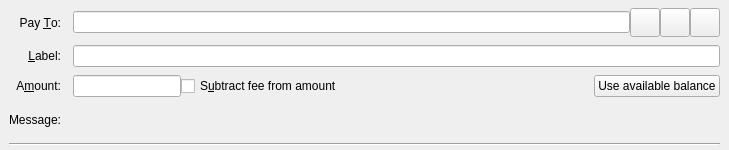
<?xml version="1.0" encoding="UTF-8"?>
<ui version="4.0">
 <class>SendCoinsEntry</class>
 <widget class="QStackedWidget" name="SendCoinsEntry">
  <property name="geometry">
   <rect>
    <x>0</x>
    <y>0</y>
    <width>729</width>
    <height>150</height>
   </rect>
  </property>
  <property name="focusPolicy">
   <enum>Qt::TabFocus</enum>
  </property>
  <property name="autoFillBackground">
   <bool>false</bool>
  </property>
  <widget class="QFrame" name="SendCoins">
   <property name="toolTip">
    <string>This is a normal payment.</string>
   </property>
   <property name="frameShape">
    <enum>QFrame::NoFrame</enum>
   </property>
   <layout class="QGridLayout" name="gridLayout">
    <property name="topMargin">
     <number>8</number>
    </property>
    <property name="bottomMargin">
     <number>4</number>
    </property>
    <property name="horizontalSpacing">
     <number>12</number>
    </property>
    <property name="verticalSpacing">
     <number>8</number>
    </property>
    <item row="0" column="0">
     <widget class="QLabel" name="payToLabel">
      <property name="text">
       <string>Pay &amp;To:</string>
      </property>
      <property name="alignment">
       <set>Qt::AlignRight|Qt::AlignTrailing|Qt::AlignVCenter</set>
      </property>
      <property name="buddy">
       <cstring>payTo</cstring>
      </property>
     </widget>
    </item>
    <item row="0" column="1">
     <layout class="QHBoxLayout" name="payToLayout">
      <property name="spacing">
       <number>0</number>
      </property>
      <item>
       <widget class="QValidatedLineEdit" name="payTo">
        <property name="toolTip">
         <string>The Cascoin address to send the payment to</string>
        </property>
       </widget>
      </item>
      <item>
       <widget class="QToolButton" name="addressBookButton">
        <property name="toolTip">
         <string>Choose previously used address</string>
        </property>
        <property name="text">
         <string/>
        </property>
        <property name="icon">
         <iconset resource="../bitcoin.qrc">
          <normaloff>:/icons/address-book</normaloff>:/icons/address-book</iconset>
        </property>
        <property name="iconSize">
         <size>
          <width>22</width>
          <height>22</height>
         </size>
        </property>
        <property name="shortcut">
         <string>Alt+A</string>
        </property>
       </widget>
      </item>
      <item>
       <widget class="QToolButton" name="pasteButton">
        <property name="toolTip">
         <string>Paste address from clipboard</string>
        </property>
        <property name="text">
         <string/>
        </property>
        <property name="icon">
         <iconset resource="../bitcoin.qrc">
          <normaloff>:/icons/editpaste</normaloff>:/icons/editpaste</iconset>
        </property>
        <property name="iconSize">
         <size>
          <width>22</width>
          <height>22</height>
         </size>
        </property>
        <property name="shortcut">
         <string>Alt+P</string>
        </property>
       </widget>
      </item>
      <item>
       <widget class="QToolButton" name="deleteButton">
        <property name="toolTip">
         <string>Remove this entry</string>
        </property>
        <property name="text">
         <string/>
        </property>
        <property name="icon">
         <iconset resource="../bitcoin.qrc">
          <normaloff>:/icons/remove</normaloff>:/icons/remove</iconset>
        </property>
        <property name="iconSize">
         <size>
          <width>22</width>
          <height>22</height>
         </size>
        </property>
       </widget>
      </item>
     </layout>
    </item>
    <item row="1" column="0">
     <widget class="QLabel" name="labellLabel">
      <property name="text">
       <string>&amp;Label:</string>
      </property>
      <property name="alignment">
       <set>Qt::AlignRight|Qt::AlignTrailing|Qt::AlignVCenter</set>
      </property>
      <property name="buddy">
       <cstring>addAsLabel</cstring>
      </property>
     </widget>
    </item>
    <item row="1" column="1">
     <widget class="QLineEdit" name="addAsLabel">
      <property name="toolTip">
       <string>Enter a label for this address to add it to the list of used addresses</string>
      </property>
     </widget>
    </item>
    <item row="2" column="0">
     <widget class="QLabel" name="amountLabel">
      <property name="text">
       <string>A&amp;mount:</string>
      </property>
      <property name="alignment">
       <set>Qt::AlignRight|Qt::AlignTrailing|Qt::AlignVCenter</set>
      </property>
      <property name="buddy">
       <cstring>payAmount</cstring>
      </property>
     </widget>
    </item>
    <item row="2" column="1">
     <layout class="QHBoxLayout" name="horizontalLayoutAmount" stretch="0,1,0">
      <item>
       <widget class="BitcoinAmountField" name="payAmount"/>
      </item>
      <item>
       <widget class="QCheckBox" name="checkboxSubtractFeeFromAmount">
        <property name="toolTip">
         <string>The fee will be deducted from the amount being sent. The recipient will receive less cascoin than you enter in the amount field. If multiple recipients are selected, the fee is split equally.</string>
        </property>
        <property name="text">
         <string>S&amp;ubtract fee from amount</string>
        </property>
       </widget>
      </item>
      <item>
       <widget class="QPushButton" name="useAvailableBalanceButton">
        <property name="text">
         <string>Use available balance</string>
        </property>
       </widget>
      </item>
     </layout>
    </item>
    <item row="3" column="0">
     <widget class="QLabel" name="messageLabel">
      <property name="text">
       <string>Message:</string>
      </property>
      <property name="alignment">
       <set>Qt::AlignRight|Qt::AlignTrailing|Qt::AlignVCenter</set>
      </property>
     </widget>
    </item>
    <item row="3" column="1">
     <widget class="QLabel" name="messageTextLabel">
      <property name="toolTip">
       <string>A message that was attached to the cascoin: URI which will be stored with the transaction for your reference. Note: This message will not be sent over the Cascoin network.</string>
      </property>
      <property name="textFormat">
       <enum>Qt::PlainText</enum>
      </property>
     </widget>
    </item>
    <item row="4" column="0" colspan="2">
     <widget class="Line" name="line">
      <property name="orientation">
       <enum>Qt::Horizontal</enum>
      </property>
     </widget>
    </item>
   </layout>
  </widget>
  <widget class="QFrame" name="SendCoins_UnauthenticatedPaymentRequest">
   <property name="palette">
    <palette>
     <active>
      <colorrole role="WindowText">
       <brush brushstyle="SolidPattern">
        <color alpha="255">
         <red>0</red>
         <green>0</green>
         <blue>0</blue>
        </color>
       </brush>
      </colorrole>
      <colorrole role="Button">
       <brush brushstyle="SolidPattern">
        <color alpha="255">
         <red>255</red>
         <green>255</green>
         <blue>127</blue>
        </color>
       </brush>
      </colorrole>
      <colorrole role="Light">
       <brush brushstyle="SolidPattern">
        <color alpha="255">
         <red>255</red>
         <green>255</green>
         <blue>255</blue>
        </color>
       </brush>
      </colorrole>
      <colorrole role="Midlight">
       <brush brushstyle="SolidPattern">
        <color alpha="255">
         <red>255</red>
         <green>255</green>
         <blue>191</blue>
        </color>
       </brush>
      </colorrole>
      <colorrole role="Dark">
       <brush brushstyle="SolidPattern">
        <color alpha="255">
         <red>127</red>
         <green>127</green>
         <blue>63</blue>
        </color>
       </brush>
      </colorrole>
      <colorrole role="Mid">
       <brush brushstyle="SolidPattern">
        <color alpha="255">
         <red>170</red>
         <green>170</green>
         <blue>84</blue>
        </color>
       </brush>
      </colorrole>
      <colorrole role="Text">
       <brush brushstyle="SolidPattern">
        <color alpha="255">
         <red>0</red>
         <green>0</green>
         <blue>0</blue>
        </color>
       </brush>
      </colorrole>
      <colorrole role="BrightText">
       <brush brushstyle="SolidPattern">
        <color alpha="255">
         <red>255</red>
         <green>255</green>
         <blue>255</blue>
        </color>
       </brush>
      </colorrole>
      <colorrole role="ButtonText">
       <brush brushstyle="SolidPattern">
        <color alpha="255">
         <red>0</red>
         <green>0</green>
         <blue>0</blue>
        </color>
       </brush>
      </colorrole>
      <colorrole role="Base">
       <brush brushstyle="SolidPattern">
        <color alpha="255">
         <red>255</red>
         <green>255</green>
         <blue>255</blue>
        </color>
       </brush>
      </colorrole>
      <colorrole role="Window">
       <brush brushstyle="SolidPattern">
        <color alpha="255">
         <red>255</red>
         <green>255</green>
         <blue>127</blue>
        </color>
       </brush>
      </colorrole>
      <colorrole role="Shadow">
       <brush brushstyle="SolidPattern">
        <color alpha="255">
         <red>0</red>
         <green>0</green>
         <blue>0</blue>
        </color>
       </brush>
      </colorrole>
      <colorrole role="AlternateBase">
       <brush brushstyle="SolidPattern">
        <color alpha="255">
         <red>255</red>
         <green>255</green>
         <blue>191</blue>
        </color>
       </brush>
      </colorrole>
      <colorrole role="ToolTipBase">
       <brush brushstyle="SolidPattern">
        <color alpha="255">
         <red>255</red>
         <green>255</green>
         <blue>220</blue>
        </color>
       </brush>
      </colorrole>
      <colorrole role="ToolTipText">
       <brush brushstyle="SolidPattern">
        <color alpha="255">
         <red>0</red>
         <green>0</green>
         <blue>0</blue>
        </color>
       </brush>
      </colorrole>
     </active>
     <inactive>
      <colorrole role="WindowText">
       <brush brushstyle="SolidPattern">
        <color alpha="255">
         <red>0</red>
         <green>0</green>
         <blue>0</blue>
        </color>
       </brush>
      </colorrole>
      <colorrole role="Button">
       <brush brushstyle="SolidPattern">
        <color alpha="255">
         <red>255</red>
         <green>255</green>
         <blue>127</blue>
        </color>
       </brush>
      </colorrole>
      <colorrole role="Light">
       <brush brushstyle="SolidPattern">
        <color alpha="255">
         <red>255</red>
         <green>255</green>
         <blue>255</blue>
        </color>
       </brush>
      </colorrole>
      <colorrole role="Midlight">
       <brush brushstyle="SolidPattern">
        <color alpha="255">
         <red>255</red>
         <green>255</green>
         <blue>191</blue>
        </color>
       </brush>
      </colorrole>
      <colorrole role="Dark">
       <brush brushstyle="SolidPattern">
        <color alpha="255">
         <red>127</red>
         <green>127</green>
         <blue>63</blue>
        </color>
       </brush>
      </colorrole>
      <colorrole role="Mid">
       <brush brushstyle="SolidPattern">
        <color alpha="255">
         <red>170</red>
         <green>170</green>
         <blue>84</blue>
        </color>
       </brush>
      </colorrole>
      <colorrole role="Text">
       <brush brushstyle="SolidPattern">
        <color alpha="255">
         <red>0</red>
         <green>0</green>
         <blue>0</blue>
        </color>
       </brush>
      </colorrole>
      <colorrole role="BrightText">
       <brush brushstyle="SolidPattern">
        <color alpha="255">
         <red>255</red>
         <green>255</green>
         <blue>255</blue>
        </color>
       </brush>
      </colorrole>
      <colorrole role="ButtonText">
       <brush brushstyle="SolidPattern">
        <color alpha="255">
         <red>0</red>
         <green>0</green>
         <blue>0</blue>
        </color>
       </brush>
      </colorrole>
      <colorrole role="Base">
       <brush brushstyle="SolidPattern">
        <color alpha="255">
         <red>255</red>
         <green>255</green>
         <blue>255</blue>
        </color>
       </brush>
      </colorrole>
      <colorrole role="Window">
       <brush brushstyle="SolidPattern">
        <color alpha="255">
         <red>255</red>
         <green>255</green>
         <blue>127</blue>
        </color>
       </brush>
      </colorrole>
      <colorrole role="Shadow">
       <brush brushstyle="SolidPattern">
        <color alpha="255">
         <red>0</red>
         <green>0</green>
         <blue>0</blue>
        </color>
       </brush>
      </colorrole>
      <colorrole role="AlternateBase">
       <brush brushstyle="SolidPattern">
        <color alpha="255">
         <red>255</red>
         <green>255</green>
         <blue>191</blue>
        </color>
       </brush>
      </colorrole>
      <colorrole role="ToolTipBase">
       <brush brushstyle="SolidPattern">
        <color alpha="255">
         <red>255</red>
         <green>255</green>
         <blue>220</blue>
        </color>
       </brush>
      </colorrole>
      <colorrole role="ToolTipText">
       <brush brushstyle="SolidPattern">
        <color alpha="255">
         <red>0</red>
         <green>0</green>
         <blue>0</blue>
        </color>
       </brush>
      </colorrole>
     </inactive>
     <disabled>
      <colorrole role="WindowText">
       <brush brushstyle="SolidPattern">
        <color alpha="255">
         <red>127</red>
         <green>127</green>
         <blue>63</blue>
        </color>
       </brush>
      </colorrole>
      <colorrole role="Button">
       <brush brushstyle="SolidPattern">
        <color alpha="255">
         <red>255</red>
         <green>255</green>
         <blue>127</blue>
        </color>
       </brush>
      </colorrole>
      <colorrole role="Light">
       <brush brushstyle="SolidPattern">
        <color alpha="255">
         <red>255</red>
         <green>255</green>
         <blue>255</blue>
        </color>
       </brush>
      </colorrole>
      <colorrole role="Midlight">
       <brush brushstyle="SolidPattern">
        <color alpha="255">
         <red>255</red>
         <green>255</green>
         <blue>191</blue>
        </color>
       </brush>
      </colorrole>
      <colorrole role="Dark">
       <brush brushstyle="SolidPattern">
        <color alpha="255">
         <red>127</red>
         <green>127</green>
         <blue>63</blue>
        </color>
       </brush>
      </colorrole>
      <colorrole role="Mid">
       <brush brushstyle="SolidPattern">
        <color alpha="255">
         <red>170</red>
         <green>170</green>
         <blue>84</blue>
        </color>
       </brush>
      </colorrole>
      <colorrole role="Text">
       <brush brushstyle="SolidPattern">
        <color alpha="255">
         <red>127</red>
         <green>127</green>
         <blue>63</blue>
        </color>
       </brush>
      </colorrole>
      <colorrole role="BrightText">
       <brush brushstyle="SolidPattern">
        <color alpha="255">
         <red>255</red>
         <green>255</green>
         <blue>255</blue>
        </color>
       </brush>
      </colorrole>
      <colorrole role="ButtonText">
       <brush brushstyle="SolidPattern">
        <color alpha="255">
         <red>127</red>
         <green>127</green>
         <blue>63</blue>
        </color>
       </brush>
      </colorrole>
      <colorrole role="Base">
       <brush brushstyle="SolidPattern">
        <color alpha="255">
         <red>255</red>
         <green>255</green>
         <blue>127</blue>
        </color>
       </brush>
      </colorrole>
      <colorrole role="Window">
       <brush brushstyle="SolidPattern">
        <color alpha="255">
         <red>255</red>
         <green>255</green>
         <blue>127</blue>
        </color>
       </brush>
      </colorrole>
      <colorrole role="Shadow">
       <brush brushstyle="SolidPattern">
        <color alpha="255">
         <red>0</red>
         <green>0</green>
         <blue>0</blue>
        </color>
       </brush>
      </colorrole>
      <colorrole role="AlternateBase">
       <brush brushstyle="SolidPattern">
        <color alpha="255">
         <red>255</red>
         <green>255</green>
         <blue>127</blue>
        </color>
       </brush>
      </colorrole>
      <colorrole role="ToolTipBase">
       <brush brushstyle="SolidPattern">
        <color alpha="255">
         <red>255</red>
         <green>255</green>
         <blue>220</blue>
        </color>
       </brush>
      </colorrole>
      <colorrole role="ToolTipText">
       <brush brushstyle="SolidPattern">
        <color alpha="255">
         <red>0</red>
         <green>0</green>
         <blue>0</blue>
        </color>
       </brush>
      </colorrole>
     </disabled>
    </palette>
   </property>
   <property name="toolTip">
    <string>This is an unauthenticated payment request.</string>
   </property>
   <property name="autoFillBackground">
    <bool>true</bool>
   </property>
   <property name="frameShape">
    <enum>QFrame::NoFrame</enum>
   </property>
   <layout class="QGridLayout" name="gridLayout_is">
    <property name="spacing">
     <number>12</number>
    </property>
    <item row="0" column="0">
     <widget class="QLabel" name="payToLabel_is">
      <property name="text">
       <string>Pay To:</string>
      </property>
      <property name="alignment">
       <set>Qt::AlignRight|Qt::AlignTrailing|Qt::AlignVCenter</set>
      </property>
     </widget>
    </item>
    <item row="0" column="1">
     <layout class="QHBoxLayout" name="payToLayout_is">
      <property name="spacing">
       <number>0</number>
      </property>
      <item>
       <widget class="QLabel" name="payTo_is"/>
      </item>
      <item>
       <widget class="QToolButton" name="deleteButton_is">
        <property name="toolTip">
         <string>Remove this entry</string>
        </property>
        <property name="text">
         <string/>
        </property>
        <property name="icon">
         <iconset resource="../bitcoin.qrc">
          <normaloff>:/icons/remove</normaloff>:/icons/remove</iconset>
        </property>
       </widget>
      </item>
     </layout>
    </item>
    <item row="1" column="0">
     <widget class="QLabel" name="memoLabel_is">
      <property name="text">
       <string>Memo:</string>
      </property>
      <property name="alignment">
       <set>Qt::AlignRight|Qt::AlignTrailing|Qt::AlignVCenter</set>
      </property>
     </widget>
    </item>
    <item row="1" column="1">
     <widget class="QLabel" name="memoTextLabel_is">
      <property name="textFormat">
       <enum>Qt::PlainText</enum>
      </property>
     </widget>
    </item>
    <item row="2" column="0">
     <widget class="QLabel" name="amountLabel_is">
      <property name="text">
       <string>A&amp;mount:</string>
      </property>
      <property name="alignment">
       <set>Qt::AlignRight|Qt::AlignTrailing|Qt::AlignVCenter</set>
      </property>
      <property name="buddy">
       <cstring>payAmount_is</cstring>
      </property>
     </widget>
    </item>
    <item row="2" column="1">
     <widget class="BitcoinAmountField" name="payAmount_is">
      <property name="acceptDrops">
       <bool>false</bool>
      </property>
     </widget>
    </item>
   </layout>
  </widget>
  <widget class="QFrame" name="SendCoins_AuthenticatedPaymentRequest">
   <property name="palette">
    <palette>
     <active>
      <colorrole role="WindowText">
       <brush brushstyle="SolidPattern">
        <color alpha="255">
         <red>0</red>
         <green>0</green>
         <blue>0</blue>
        </color>
       </brush>
      </colorrole>
      <colorrole role="Button">
       <brush brushstyle="SolidPattern">
        <color alpha="255">
         <red>140</red>
         <green>232</green>
         <blue>119</blue>
        </color>
       </brush>
      </colorrole>
      <colorrole role="Light">
       <brush brushstyle="SolidPattern">
        <color alpha="255">
         <red>230</red>
         <green>255</green>
         <blue>224</blue>
        </color>
       </brush>
      </colorrole>
      <colorrole role="Midlight">
       <brush brushstyle="SolidPattern">
        <color alpha="255">
         <red>185</red>
         <green>243</green>
         <blue>171</blue>
        </color>
       </brush>
      </colorrole>
      <colorrole role="Dark">
       <brush brushstyle="SolidPattern">
        <color alpha="255">
         <red>70</red>
         <green>116</green>
         <blue>59</blue>
        </color>
       </brush>
      </colorrole>
      <colorrole role="Mid">
       <brush brushstyle="SolidPattern">
        <color alpha="255">
         <red>93</red>
         <green>155</green>
         <blue>79</blue>
        </color>
       </brush>
      </colorrole>
      <colorrole role="Text">
       <brush brushstyle="SolidPattern">
        <color alpha="255">
         <red>0</red>
         <green>0</green>
         <blue>0</blue>
        </color>
       </brush>
      </colorrole>
      <colorrole role="BrightText">
       <brush brushstyle="SolidPattern">
        <color alpha="255">
         <red>155</red>
         <green>255</green>
         <blue>147</blue>
        </color>
       </brush>
      </colorrole>
      <colorrole role="ButtonText">
       <brush brushstyle="SolidPattern">
        <color alpha="255">
         <red>0</red>
         <green>0</green>
         <blue>0</blue>
        </color>
       </brush>
      </colorrole>
      <colorrole role="Base">
       <brush brushstyle="SolidPattern">
        <color alpha="255">
         <red>119</red>
         <green>255</green>
         <blue>233</blue>
        </color>
       </brush>
      </colorrole>
      <colorrole role="Window">
       <brush brushstyle="SolidPattern">
        <color alpha="255">
         <red>140</red>
         <green>232</green>
         <blue>119</blue>
        </color>
       </brush>
      </colorrole>
      <colorrole role="Shadow">
       <brush brushstyle="SolidPattern">
        <color alpha="255">
         <red>0</red>
         <green>0</green>
         <blue>0</blue>
        </color>
       </brush>
      </colorrole>
      <colorrole role="AlternateBase">
       <brush brushstyle="SolidPattern">
        <color alpha="255">
         <red>197</red>
         <green>243</green>
         <blue>187</blue>
        </color>
       </brush>
      </colorrole>
      <colorrole role="NoRole">
       <brush brushstyle="SolidPattern">
        <color alpha="255">
         <red>125</red>
         <green>194</green>
         <blue>122</blue>
        </color>
       </brush>
      </colorrole>
      <colorrole role="ToolTipBase">
       <brush brushstyle="SolidPattern">
        <color alpha="255">
         <red>255</red>
         <green>255</green>
         <blue>220</blue>
        </color>
       </brush>
      </colorrole>
      <colorrole role="ToolTipText">
       <brush brushstyle="SolidPattern">
        <color alpha="255">
         <red>0</red>
         <green>0</green>
         <blue>0</blue>
        </color>
       </brush>
      </colorrole>
     </active>
     <inactive>
      <colorrole role="WindowText">
       <brush brushstyle="SolidPattern">
        <color alpha="255">
         <red>0</red>
         <green>0</green>
         <blue>0</blue>
        </color>
       </brush>
      </colorrole>
      <colorrole role="Button">
       <brush brushstyle="SolidPattern">
        <color alpha="255">
         <red>140</red>
         <green>232</green>
         <blue>119</blue>
        </color>
       </brush>
      </colorrole>
      <colorrole role="Light">
       <brush brushstyle="SolidPattern">
        <color alpha="255">
         <red>230</red>
         <green>255</green>
         <blue>224</blue>
        </color>
       </brush>
      </colorrole>
      <colorrole role="Midlight">
       <brush brushstyle="SolidPattern">
        <color alpha="255">
         <red>185</red>
         <green>243</green>
         <blue>171</blue>
        </color>
       </brush>
      </colorrole>
      <colorrole role="Dark">
       <brush brushstyle="SolidPattern">
        <color alpha="255">
         <red>70</red>
         <green>116</green>
         <blue>59</blue>
        </color>
       </brush>
      </colorrole>
      <colorrole role="Mid">
       <brush brushstyle="SolidPattern">
        <color alpha="255">
         <red>93</red>
         <green>155</green>
         <blue>79</blue>
        </color>
       </brush>
      </colorrole>
      <colorrole role="Text">
       <brush brushstyle="SolidPattern">
        <color alpha="255">
         <red>0</red>
         <green>0</green>
         <blue>0</blue>
        </color>
       </brush>
      </colorrole>
      <colorrole role="BrightText">
       <brush brushstyle="SolidPattern">
        <color alpha="255">
         <red>155</red>
         <green>255</green>
         <blue>147</blue>
        </color>
       </brush>
      </colorrole>
      <colorrole role="ButtonText">
       <brush brushstyle="SolidPattern">
        <color alpha="255">
         <red>0</red>
         <green>0</green>
         <blue>0</blue>
        </color>
       </brush>
      </colorrole>
      <colorrole role="Base">
       <brush brushstyle="SolidPattern">
        <color alpha="255">
         <red>119</red>
         <green>255</green>
         <blue>233</blue>
        </color>
       </brush>
      </colorrole>
      <colorrole role="Window">
       <brush brushstyle="SolidPattern">
        <color alpha="255">
         <red>140</red>
         <green>232</green>
         <blue>119</blue>
        </color>
       </brush>
      </colorrole>
      <colorrole role="Shadow">
       <brush brushstyle="SolidPattern">
        <color alpha="255">
         <red>0</red>
         <green>0</green>
         <blue>0</blue>
        </color>
       </brush>
      </colorrole>
      <colorrole role="AlternateBase">
       <brush brushstyle="SolidPattern">
        <color alpha="255">
         <red>197</red>
         <green>243</green>
         <blue>187</blue>
        </color>
       </brush>
      </colorrole>
      <colorrole role="NoRole">
       <brush brushstyle="SolidPattern">
        <color alpha="255">
         <red>125</red>
         <green>194</green>
         <blue>122</blue>
        </color>
       </brush>
      </colorrole>
      <colorrole role="ToolTipBase">
       <brush brushstyle="SolidPattern">
        <color alpha="255">
         <red>255</red>
         <green>255</green>
         <blue>220</blue>
        </color>
       </brush>
      </colorrole>
      <colorrole role="ToolTipText">
       <brush brushstyle="SolidPattern">
        <color alpha="255">
         <red>0</red>
         <green>0</green>
         <blue>0</blue>
        </color>
       </brush>
      </colorrole>
     </inactive>
     <disabled>
      <colorrole role="WindowText">
       <brush brushstyle="SolidPattern">
        <color alpha="255">
         <red>70</red>
         <green>116</green>
         <blue>59</blue>
        </color>
       </brush>
      </colorrole>
      <colorrole role="Button">
       <brush brushstyle="SolidPattern">
        <color alpha="255">
         <red>140</red>
         <green>232</green>
         <blue>119</blue>
        </color>
       </brush>
      </colorrole>
      <colorrole role="Light">
       <brush brushstyle="SolidPattern">
        <color alpha="255">
         <red>230</red>
         <green>255</green>
         <blue>224</blue>
        </color>
       </brush>
      </colorrole>
      <colorrole role="Midlight">
       <brush brushstyle="SolidPattern">
        <color alpha="255">
         <red>185</red>
         <green>243</green>
         <blue>171</blue>
        </color>
       </brush>
      </colorrole>
      <colorrole role="Dark">
       <brush brushstyle="SolidPattern">
        <color alpha="255">
         <red>70</red>
         <green>116</green>
         <blue>59</blue>
        </color>
       </brush>
      </colorrole>
      <colorrole role="Mid">
       <brush brushstyle="SolidPattern">
        <color alpha="255">
         <red>93</red>
         <green>155</green>
         <blue>79</blue>
        </color>
       </brush>
      </colorrole>
      <colorrole role="Text">
       <brush brushstyle="SolidPattern">
        <color alpha="255">
         <red>70</red>
         <green>116</green>
         <blue>59</blue>
        </color>
       </brush>
      </colorrole>
      <colorrole role="BrightText">
       <brush brushstyle="SolidPattern">
        <color alpha="255">
         <red>155</red>
         <green>255</green>
         <blue>147</blue>
        </color>
       </brush>
      </colorrole>
      <colorrole role="ButtonText">
       <brush brushstyle="SolidPattern">
        <color alpha="255">
         <red>70</red>
         <green>116</green>
         <blue>59</blue>
        </color>
       </brush>
      </colorrole>
      <colorrole role="Base">
       <brush brushstyle="SolidPattern">
        <color alpha="255">
         <red>140</red>
         <green>232</green>
         <blue>119</blue>
        </color>
       </brush>
      </colorrole>
      <colorrole role="Window">
       <brush brushstyle="SolidPattern">
        <color alpha="255">
         <red>140</red>
         <green>232</green>
         <blue>119</blue>
        </color>
       </brush>
      </colorrole>
      <colorrole role="Shadow">
       <brush brushstyle="SolidPattern">
        <color alpha="255">
         <red>0</red>
         <green>0</green>
         <blue>0</blue>
        </color>
       </brush>
      </colorrole>
      <colorrole role="AlternateBase">
       <brush brushstyle="SolidPattern">
        <color alpha="255">
         <red>140</red>
         <green>232</green>
         <blue>119</blue>
        </color>
       </brush>
      </colorrole>
      <colorrole role="NoRole">
       <brush brushstyle="SolidPattern">
        <color alpha="255">
         <red>125</red>
         <green>194</green>
         <blue>122</blue>
        </color>
       </brush>
      </colorrole>
      <colorrole role="ToolTipBase">
       <brush brushstyle="SolidPattern">
        <color alpha="255">
         <red>255</red>
         <green>255</green>
         <blue>220</blue>
        </color>
       </brush>
      </colorrole>
      <colorrole role="ToolTipText">
       <brush brushstyle="SolidPattern">
        <color alpha="255">
         <red>0</red>
         <green>0</green>
         <blue>0</blue>
        </color>
       </brush>
      </colorrole>
     </disabled>
    </palette>
   </property>
   <property name="toolTip">
    <string>This is an authenticated payment request.</string>
   </property>
   <property name="autoFillBackground">
    <bool>true</bool>
   </property>
   <property name="frameShape">
    <enum>QFrame::NoFrame</enum>
   </property>
   <layout class="QGridLayout" name="gridLayout_s">
    <property name="spacing">
     <number>12</number>
    </property>
    <item row="0" column="0">
     <widget class="QLabel" name="payToLabel_s">
      <property name="text">
       <string>Pay To:</string>
      </property>
      <property name="alignment">
       <set>Qt::AlignRight|Qt::AlignTrailing|Qt::AlignVCenter</set>
      </property>
     </widget>
    </item>
    <item row="0" column="1">
     <layout class="QHBoxLayout" name="payToLayout_s">
      <property name="spacing">
       <number>0</number>
      </property>
      <item>
       <widget class="QLabel" name="payTo_s">
        <property name="textFormat">
         <enum>Qt::PlainText</enum>
        </property>
       </widget>
      </item>
      <item>
       <widget class="QToolButton" name="deleteButton_s">
        <property name="toolTip">
         <string>Remove this entry</string>
        </property>
        <property name="text">
         <string/>
        </property>
        <property name="icon">
         <iconset resource="../bitcoin.qrc">
          <normaloff>:/icons/remove</normaloff>:/icons/remove</iconset>
        </property>
       </widget>
      </item>
     </layout>
    </item>
    <item row="1" column="0">
     <widget class="QLabel" name="memoLabel_s">
      <property name="text">
       <string>Memo:</string>
      </property>
      <property name="alignment">
       <set>Qt::AlignRight|Qt::AlignTrailing|Qt::AlignVCenter</set>
      </property>
     </widget>
    </item>
    <item row="1" column="1">
     <widget class="QLabel" name="memoTextLabel_s">
      <property name="textFormat">
       <enum>Qt::PlainText</enum>
      </property>
     </widget>
    </item>
    <item row="2" column="0">
     <widget class="QLabel" name="amountLabel_s">
      <property name="text">
       <string>A&amp;mount:</string>
      </property>
      <property name="alignment">
       <set>Qt::AlignRight|Qt::AlignTrailing|Qt::AlignVCenter</set>
      </property>
      <property name="buddy">
       <cstring>payAmount_s</cstring>
      </property>
     </widget>
    </item>
    <item row="2" column="1">
     <widget class="BitcoinAmountField" name="payAmount_s">
      <property name="acceptDrops">
       <bool>false</bool>
      </property>
     </widget>
    </item>
   </layout>
  </widget>
 </widget>
 <customwidgets>
  <customwidget>
   <class>QValidatedLineEdit</class>
   <extends>QLineEdit</extends>
   <header>qt/qvalidatedlineedit.h</header>
  </customwidget>
  <customwidget>
   <class>BitcoinAmountField</class>
   <extends>QLineEdit</extends>
   <header>qt/bitcoinamountfield.h</header>
  </customwidget>
 </customwidgets>
 <tabstops>
  <tabstop>payTo</tabstop>
  <tabstop>addressBookButton</tabstop>
  <tabstop>pasteButton</tabstop>
  <tabstop>deleteButton</tabstop>
  <tabstop>addAsLabel</tabstop>
  <tabstop>payAmount</tabstop>
  <tabstop>payAmount_is</tabstop>
  <tabstop>deleteButton_is</tabstop>
  <tabstop>payAmount_s</tabstop>
  <tabstop>deleteButton_s</tabstop>
 </tabstops>
 <resources>
  <include location="../bitcoin.qrc"/>
 </resources>
 <connections/>
</ui>
